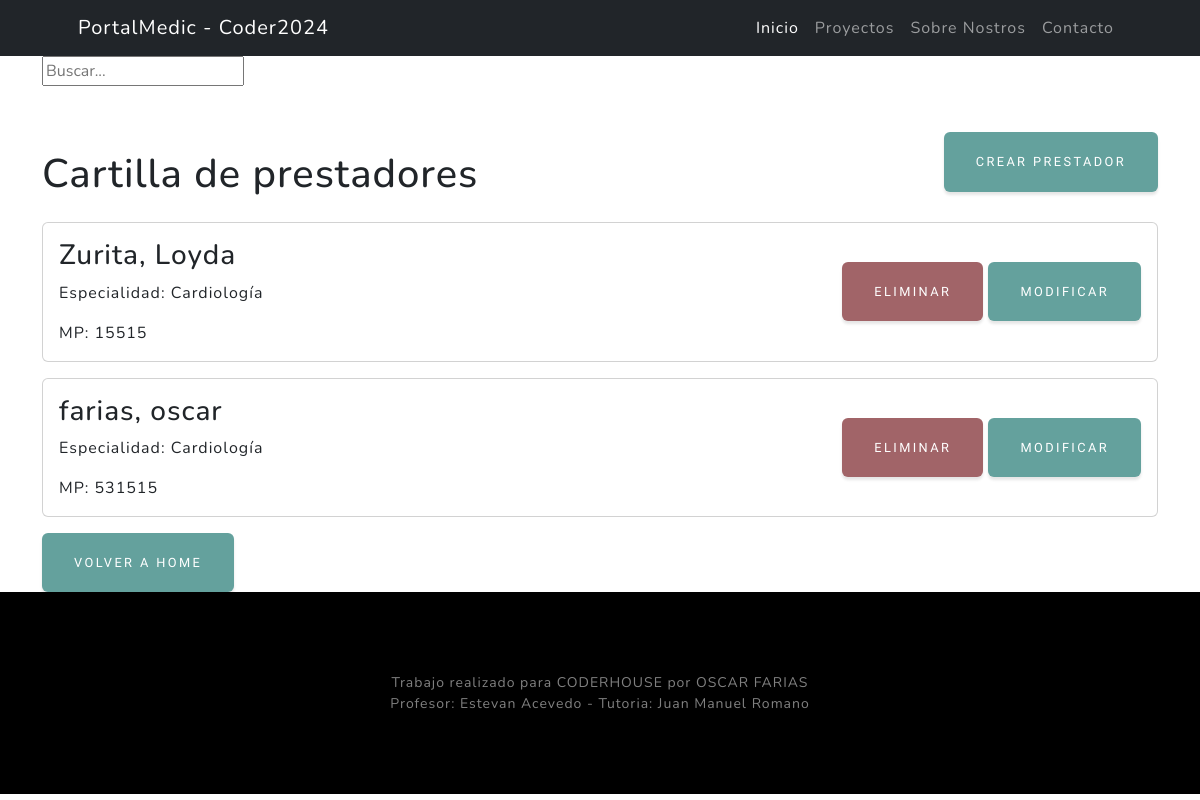
Before: /medicos/medicos/list with the older database file.
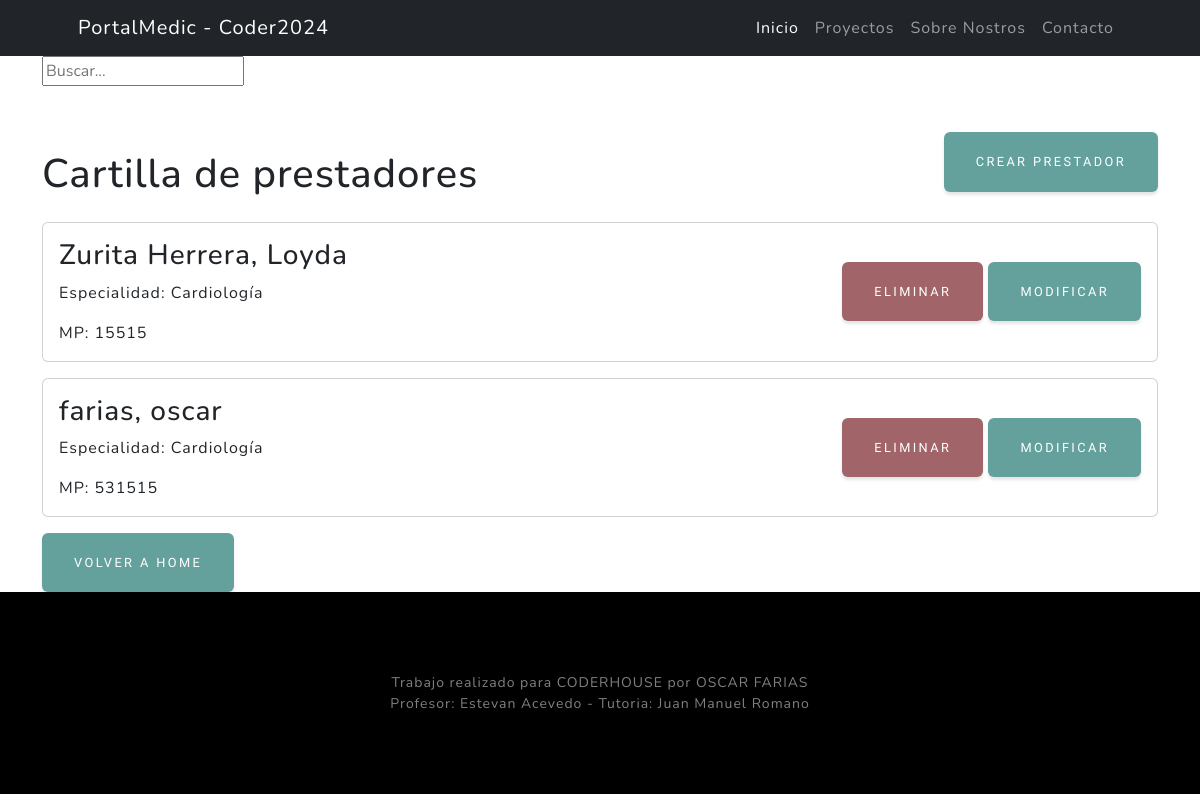
After: the same page with the newer database file.
### medicos/models.py (models this page shows, shortened)
class Medicos(models.Model):
    nombre = models.CharField(max_length=100, null=False, blank=True)
    apellido = models.CharField(max_length=100, null=False, blank=True)
    DNI = models.PositiveIntegerField(unique=True,null=True)
    nacionalidad= models.ForeignKey(Nacionalidad, on_delete=models.SET_NULL, null=True)
    matricula = models.PositiveIntegerField(unique=True, null=False, blank=False,verbose_name="Matricula Nacional")
    especialidad = models.ForeignKey(Especialidad, on_delete=models.SET_NULL, null=True)
    class Meta:
        verbose_name = "Medicos"
        verbose_name_plural = "Medicos"

class Especialidad(models.Model):
    especialidad = models.CharField(max_length=50, unique=True)
    def __str__(self) -> str:
        return self.especialidad
    class Meta:
        verbose_name = "Especialidad"
        verbose_name_plural = "Especialidades"

### medicos/views.py (the view)
# urls.py: path("medicos/list", medicos_list ,name="medicos_list"),
def medicos_list(request):
    consulta = Medicos.objects.all()
    contexto = {"medicos":consulta}
    return render(request,"medicos/medicos_list.html", contexto)

### medicos/templates/medicos/medicos_list.html (shortened to what this page needs)
{% extends 'core/base.html' %}
{% block content %}
<div class="container">
    <div class="pb-lg-3">
        <form action="{% url 'medicos:medicos_list' %}" method="get">
            <input type="text" name="busqueda" placeholder="Buscar...">
        </form>
    </div>
    <div class="d-flex justify-content-between align-items-center">
        <h1 class="mt-5 mb-4">Cartilla de prestadores</h1>
        <a href="{% url 'medicos:medicos_create'%}" class="btn btn-primary">Crear Prestador</a>
    </div>
    {% for medico in medicos %}    <div class="card mb-3">
        <div class="card-body d-flex justify-content-between align-items-center">
            <div>
                <h3 class="card-title">{{medico.apellido}}, {{ medico.nombre }}</h3>
                <p class="card-text">Especialidad: {{ medico.especialidad }}</p>
                <p class="card-text">MP: {{ medico.matricula }}</p>
            </div>
            <div>
                <form method="post" action="{% url 'medicos:medicos_confirm_delete' pk=medico.id%}">
                    <button type="submit" class="btn btn-danger">Eliminar</button>
                <a href="{% url 'medicos:medicos_update' pk=medico.id%}" class="btn btn-primary">Modificar</a>
                </form>
            </div>
        </div>
    </div>
    {% endfor %}
    <a href="{% url 'core:index' %}" class="btn btn-primary">Volver a HOME</a>
</div>
{% endblock content %}

Changed rows visible on the page:
changed Medicos "Loyda": apellido "Zurita" → "Zurita Herrera"
